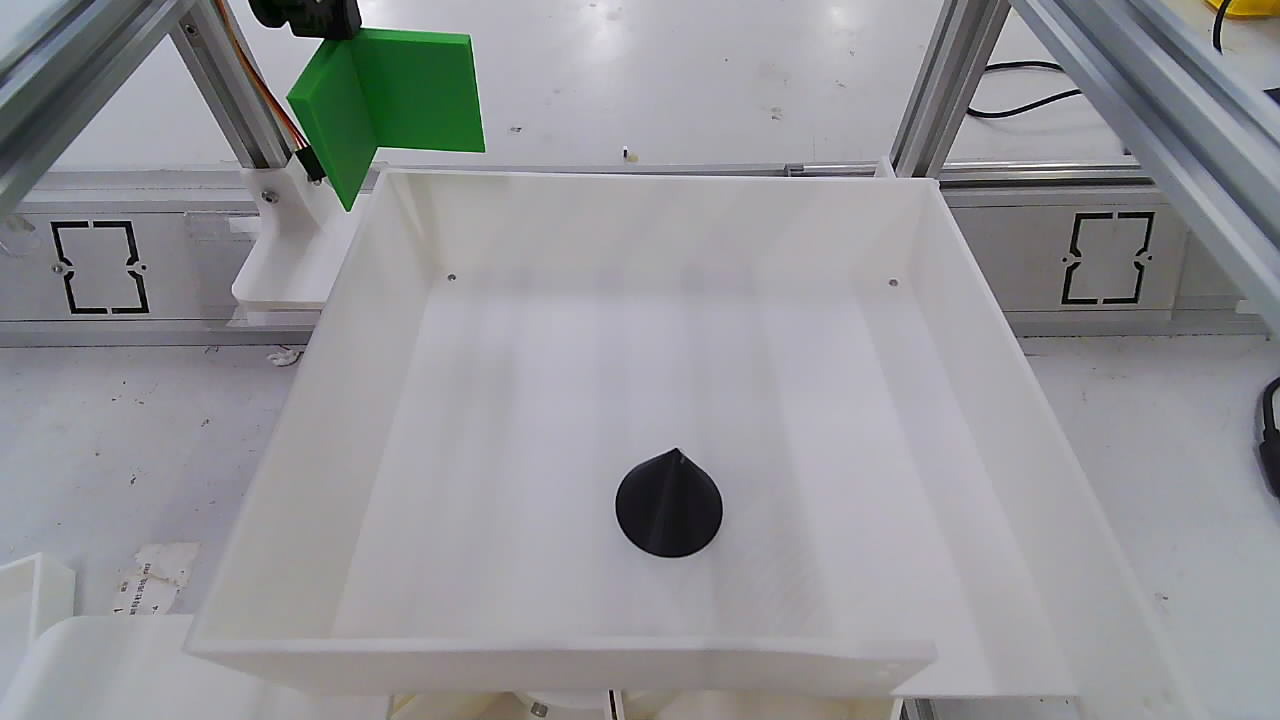
#> input picture datasets/midterm-yolo-v1/images/train/cone_black__photo_000004.png, 1280 x 720 px
$ python -i vision.py   (imports and definitions only)
#> lines starting #> are read from the running program, lines starting #| are printed output that depends on the picture; after the words box and inside, x2 and y2 are one past the last pixel; in counts of white or black regions, pixels touching at a corner belong together
#> further down, picture is the input picture: shape (720, 1280, 3); mean B, G, R 150.6, 146.7, 146.2
"""基础视觉与演示场景；真实三维/表面识别通过 Detector 接口替换。"""
from dataclasses import dataclass
from pathlib import Path
import json
import cv2
import numpy as np

COLOR_NAMES = {"red": "红色", "green": "绿色", "blue": "蓝色", "yellow": "黄色", "unknown": "未知颜色"}
SHAPE_NAMES = {"circle_outline": "圆形轮廓", "square_outline": "方形轮廓", "triangle_outline": "三角轮廓", "polygon_outline": "多边轮廓"}

@dataclass
class Detection:
    center: tuple[float, float]
    bbox: tuple[int, int, int, int]
    color: str
    shape: str
    surface: str = "unknown"
    surface_value: str = ""
    shape_verified: bool = False

    @property
    def label(self):
        return COLOR_NAMES.get(self.color, self.color) + " " + SHAPE_NAMES.get(self.shape, self.shape)

    # [4 lines left out: function category, not called in this run]

class BasicDetector:
    """检测饱和的彩色物体。没有将圆形轮廓直接当作圆柱或圆锥。"""
    def __init__(self, config=None):
        self.config = config or {}

    def detect(self, image: np.ndarray) -> list[Detection]:
        hsv = cv2.cvtColor(image, cv2.COLOR_BGR2HSV)
#> hsv: shape (720, 1280, 3); mean H, S, V 113.1, 19.1, 153.1
        mask = cv2.inRange(hsv, np.array([0, self.config.get("min_saturation", 75), self.config.get("min_value", 55)]), np.array([179, 255, 255]))
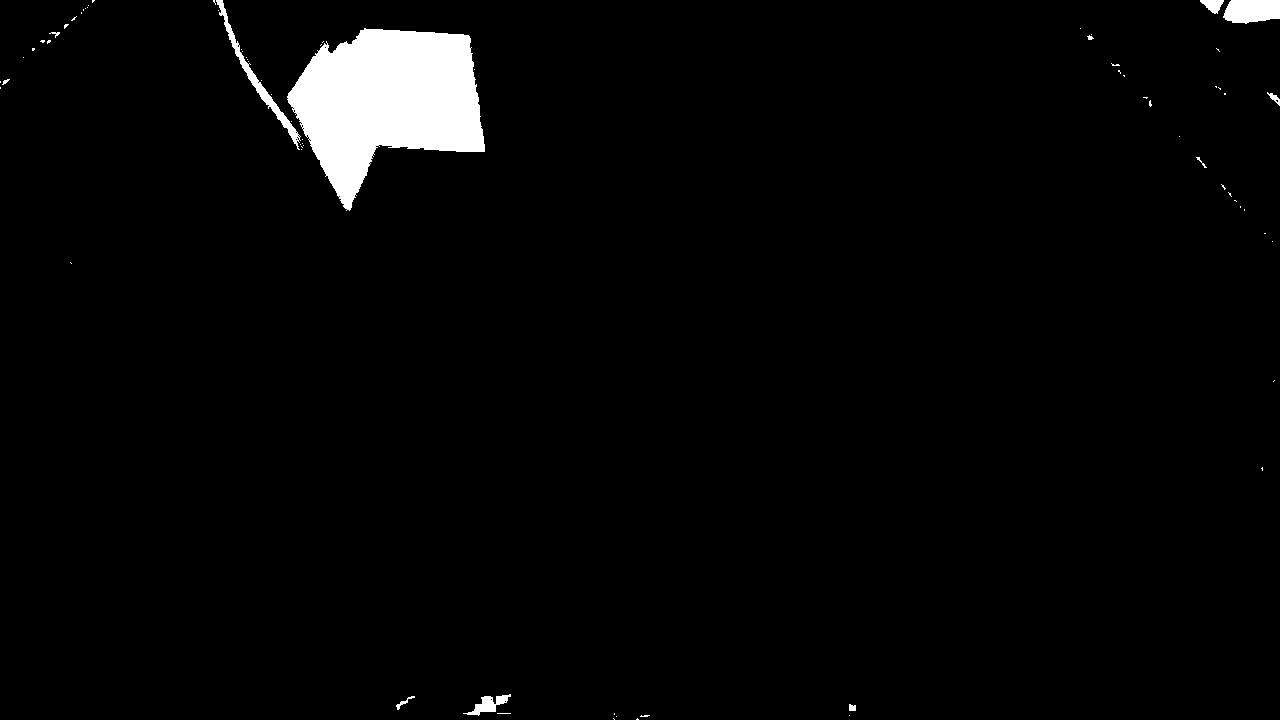
#> mask: shape (720, 1280); 2.7% white; 74 white regions (62 under 20 px), largest, box (x1, y1, x2, y2) and area: (287, 28, 485, 211) 21971, (1223, 0, 1280, 24) 1150, (216, 0, 301, 150) 1087
        mask = cv2.morphologyEx(mask, cv2.MORPH_OPEN, np.ones((3, 3), np.uint8))
#> mask: shape (720, 1280); 2.7% white; 11 white regions (3 under 20 px)
        contours, _ = cv2.findContours(mask, cv2.RETR_EXTERNAL, cv2.CHAIN_APPROX_SIMPLE)
#> contours = 11 contours, 3 with area under 20; largest, box (x1, y1, x2, y2) and area: (288, 29, 485, 210) 21567, (1224, 0, 1280, 23) 1075, (216, 0, 298, 144) 878, (468, 695, 508, 715) 326, (1200, 0, 1224, 13) 172, (1270, 93, 1280, 105) 35, (849, 705, 856, 711) 28, (397, 701, 406, 709) 21
        detections = []
        for contour in contours:
            area = cv2.contourArea(contour)
            if area < self.config.get("min_area", 350):
                continue
            perimeter = cv2.arcLength(contour, True)
            polygon = cv2.approxPolyDP(contour, 0.035 * perimeter, True)
            vertices = len(polygon)
            x, y, w, h = cv2.boundingRect(contour)
            shape = "triangle_outline" if vertices == 3 else "square_outline" if vertices == 4 and 0.8 < w / h < 1.25 else "circle_outline" if vertices >= 6 and 4 * np.pi * area / max(perimeter**2, 1) > 0.75 else "polygon_outline"
            region = np.zeros(mask.shape, np.uint8)
            cv2.drawContours(region, [contour], -1, 255, -1)
            hues = hsv[:, :, 0][(region > 0) & (mask > 0)]
            fractions = {"red": np.mean((hues <= 10) | (hues >= 170)), "yellow": np.mean((hues > 10) & (hues <= 35)), "green": np.mean((hues > 35) & (hues <= 85)), "blue": np.mean((hues > 85) & (hues <= 135))}
            color = max(fractions, key=fractions.get)
            if fractions[color] < 0.6:
                color = "unknown"
            moments = cv2.moments(contour)
            center = (moments["m10"] / moments["m00"], moments["m01"] / moments["m00"])
            detections.append(Detection(center, (x, y, w, h), color, shape))
#> this loop made 11 passes
#> (area, perimeter, polygon, vertices, x, y, w, h) on pass 11: (877.5, 369.4, [[216, 0], [296, 143]], 2, 216, 0, 82, 144)
#> area on passes 1, 2, 3, 5, 10: 27.5, 21, 325.5, 35, 171.5
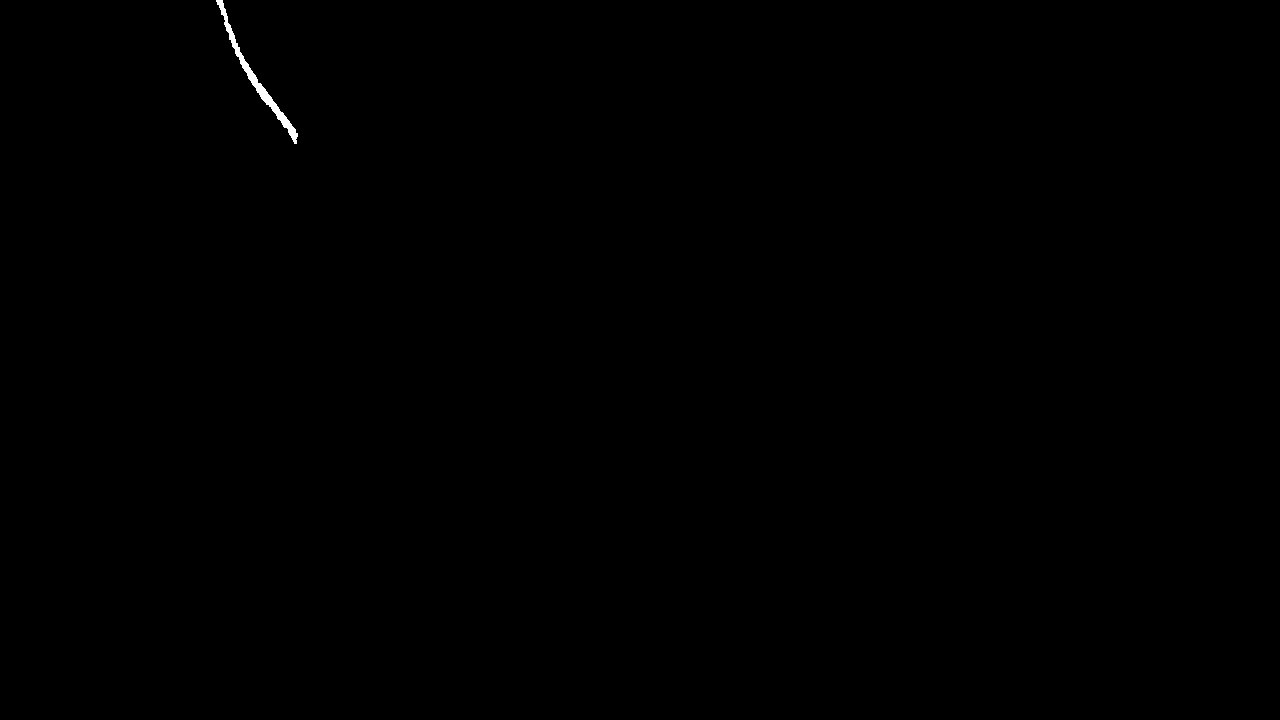
#> region: shape (720, 1280); 0.11% white; 1 white region, box (x1, y1, x2, y2) and area: (216, 0, 298, 144) 1034
#> after the loop, detections = 3 items
        return sorted(detections, key=lambda d: (-d.center[1], d.center[0]))

class CoordinateMapper:
    # [9 lines left out: function __init__, not called in this run]

    def convert(self, center):
        x, y = cv2.perspectiveTransform(np.array([[center]], dtype=np.float32), self.matrix)[0, 0]
        return float(x), float(y)

    def save(self, path, image_size):
        Path(path).write_text(json.dumps({"image_points": self.image_points.tolist(), "machine_points": self.machine_points.tolist(), "image_size": list(image_size)}, ensure_ascii=False, indent=2), encoding="utf-8")

    # [6 lines left out: function load, not called in this run]

class DemoSource:
    is_demo = True
    # [21 lines left out: functions __init__, read, not called in this run]

    def remove(self, detection):
        obj = min(self.objects, key=lambda o: (o["x"]-detection.center[0])**2+(o["y"]-detection.center[1])**2)
        self.objects.remove(obj)

    def close(self):
        pass

class ImageSource:
    is_demo = False
    # [4 lines left out: function __init__, not called in this run]

    def read(self):
        return self.image.copy()

    def close(self):
        pass

class CameraSource:
    is_demo = False
    # [14 lines left out: functions __init__, read, not called in this run]

    def close(self):
        self.capture.release()

# [8 lines left out: function annotate, not called in this run]

>>> import cv2
>>> picture = cv2.imread('../../../datasets/midterm-yolo-v1/images/train/cone_black__photo_000004.png')
>>> result = BasicDetector().detect(picture)
#> result = 3 items
